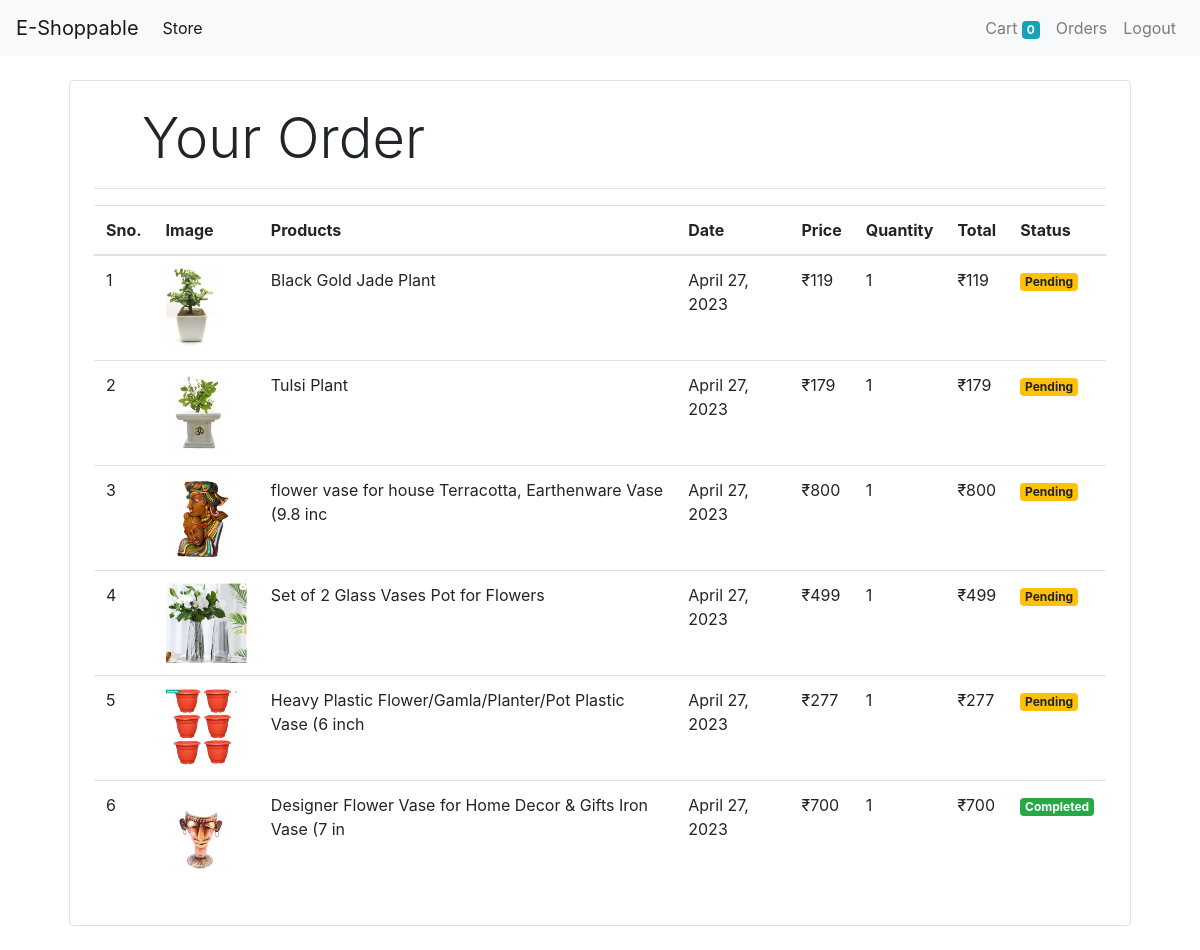
The page /orders (signed in) on the database its author committed.
### store/models/orders.py (models this page shows, shortened)
class Order(models.Model):
    product = models.ForeignKey(Product,on_delete=models.CASCADE)
    customer = models.ForeignKey(Customer, on_delete=models.CASCADE)
    quantity = models.IntegerField(default=1)
    price = models.IntegerField()
    address = models.CharField(max_length=50,default="",blank=True)
    phone = models.CharField(max_length=50,default="",blank=True)
    date = models.DateField(default=datetime.datetime.today)
    status = models.BooleanField(default=False)
    @staticmethod
    def get_orders_by_customer(customer_id):
        return Order\
            .objects\
            .filter(customer = customer_id)\
            .order_by('-date')

### store/models/product.py (models this page shows, shortened)
class Product(models.Model):
    name = models.CharField(max_length=60)
    category = models.ForeignKey(Category, on_delete= models.CASCADE, default=1)
    price = models.IntegerField(default=0)
    description = models.CharField(max_length=700 ,default='',null=True,blank=True)
    image = models.ImageField(upload_to='uploads/products/')

### store/middlewares/auth.py (the view)
    def middleware(request):
        print(request.session.get('customer'))
        returnUrl = request.META['PATH_INFO']
        print(request.META['PATH_INFO'])
        if not  request.session.get('customer'):
            return redirect(f'login?return_url={returnUrl}')
        response = get_response(request)
        return response

### store/templatetags/custom_filter.py (called while the page is built)
@register.filter(name='currency')
def currency(number):
    return "₹"+str(number)

@register.filter(name='multiply')
def multiply(number,number1):
    return number * number1

### store/views/orders.py (called while the page is built)
    def get(selfself, request):
        customer = request.session.get('customer')
        orders = Order.get_orders_by_customer(customer)
        print(orders)
        return render(request, 'orders.html' , {'orders' : orders})

### store/templates/orders.html
{% extends 'base.html'%}
{% block content %}
{% load cart %}
{% load custom_filter %}
<div class="container">
   <div class="border rounded p-4 m-4">
    <p class="display-4 pl-4 ml-4">Your Order</p>
    <hr>
    <table class="table">
        <thead>
            <tr>
                <th>Sno.</th>
                <th>Image</th>
                <th>Products</th>
                <th>Date</th>
                <th>Price</th>
                <th>Quantity</th>
                <th>Total</th>
                <th>Status</th>
            </tr>
        </thead>
        <tbody>
            {% for order in orders %}
            <tr>
                <td>{{forloop.counter}}</td>
                <td><img style="height: 80px;"  src="{{order.product.image.url}}" alt=""></td>
                <td>{{order.product.name}}</td>
                <td>{{order.date}}</td>
                <td>{{order.price|currency}}</td>
                <td>{{order.quantity}}</td>
                <td>{{order.quantity|multiply:order.price|currency}}</td>
                {% if order.status %}
                <td><small class="badge badge-success"> Completed</small></td>
                {% else %}
                <td><small class="badge badge-warning">Pending</small></td>
                {% endif %}
            </tr>
            {% endfor %}
        </tbody>
    </table>
   </div>
</div>
{% endblock %}

### rows shown on the page
Order: product.image (picture), product.name "Black Gold Jade Plant", date "April 27, 2023", price "₹119", quantity "1", quantity|multiply "₹119", status "Pending"
Order: product.image (picture), product.name "Tulsi Plant", date "April 27, 2023", price "₹179", quantity "1", quantity|multiply "₹179", status "Pending"
Order: product.image (picture), product.name "flower vase for house Terracotta, Earthenware Vase (9.8 inc", date "April 27, 2023", price "₹800", quantity "1", quantity|multiply "₹800", status "Pending"
Order: product.image (picture), product.name "Set of 2 Glass Vases Pot for Flowers", date "April 27, 2023", price "₹499", quantity "1", quantity|multiply "₹499", status "Pending"
Order: product.image (picture), product.name "Heavy Plastic Flower/Gamla/Planter/Pot Plastic Vase (6 inch", date "April 27, 2023", price "₹277", quantity "1", quantity|multiply "₹277", status "Pending"
Order: product.image (picture), product.name "Designer Flower Vase for Home Decor & Gifts Iron Vase (7 in", date "April 27, 2023", price "₹700", quantity "1", quantity|multiply "₹700", status "Completed"

### other values the page prints
{{ request.session.cart.keys|length }} "0"
